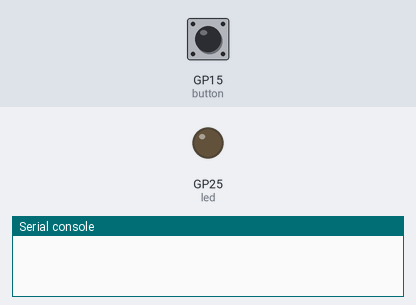
A program run on a simulated Raspberry Pi Pico running MicroPython. On the bench: output pins drawn as LEDs (lit = HIGH), the last lines printed to the serial console. The test bench sets the inputs (shaded band); at power-on: GP15 (button) HIGH. WiFi joins after 1.5 s.

Above: at 0.3 s.
At 1.7 s:
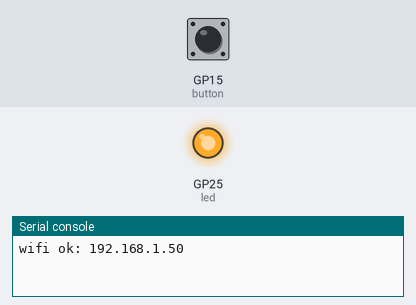
Timing chart, 0 to 3.2 s (numbered marks = the images above):
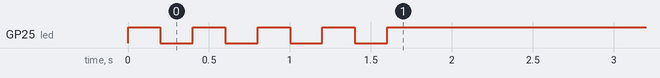

The program:

pico_w_solo_choir.py
```python
# pico_w_solo_choir.py — Solo Choir wearable CONTROL plane (NOT audio).
#
# Role: on-body button -> send a control command to the Mac engine over WiFi,
#       plus a status LED. Audio goes Mac -> PAM8403 -> DAEX, never through here.
#       The Pico W is a thin, stateless controller; all audio/harmony logic
#       stays on the Mac (see HARDWARE_ROADMAP.md section 8).
#
# NOTE: the Mac-side endpoint (http://<mac-ip>:8765/control) does NOT exist yet.
#       It would be a small listener added to app/bridge.py later that feeds the
#       received dict into set_control. This file is the firmware skeleton so the
#       structure is clear -- it is not yet a runnable end-to-end integration.

import network, time, urequests
from machine import Pin

WIFI_SSID = "your-network"
WIFI_PASS = "your-password"
MAC_URL   = "http://192.168.1.50:8765/control"   # Mac running the Solo Choir app

button = Pin(15, Pin.IN, Pin.PULL_UP)   # footswitch / momentary button -> GND
led    = Pin("LED", Pin.OUT)            # onboard LED = status


def wifi_connect():
    wlan = network.WLAN(network.STA_IF)
    wlan.active(True)
    wlan.connect(WIFI_SSID, WIFI_PASS)
    while not wlan.isconnected():
        led.toggle(); time.sleep(0.2)   # blink while connecting
    led.on()
    print("wifi ok:", wlan.ifconfig()[0])


def send(cmd):
    # cmd is a control dict matching the engine's contract, e.g.
    #   {"harmonize": False}  or  {"you": False}  (perform-mode)
    try:
        r = urequests.post(MAC_URL, json=cmd); r.close()
    except Exception as e:
        print("send failed:", e)


def main():
    wifi_connect()
    harmonize_on = True
    last = button.value()
    while True:
        v = button.value()
        if last == 1 and v == 0:          # press edge (active-low)
            harmonize_on = not harmonize_on
            send({"harmonize": harmonize_on})
            led.toggle()
            time.sleep_ms(200)            # debounce
        last = v
        time.sleep_ms(10)


main()
```
